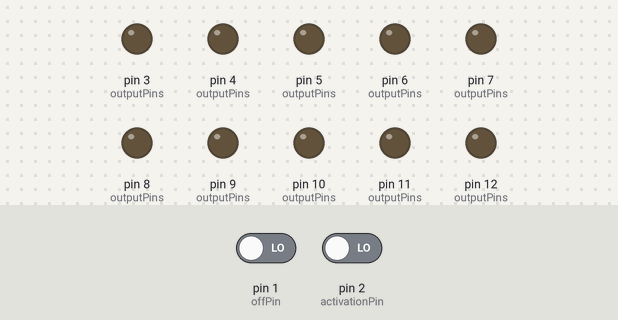
The sketch below on a simulated Arduino Uno, built with avr-gcc and run on an emulated ATmega328P. Shown: output pins drawn as LEDs (lit = HIGH). The inputs (shaded band) are chosen by the test bench; at power-on: pin 2 (activationPin) LOW, pin 1 (offPin) LOW.

Above: at 1.2 s.
1.3 s: pin 2 (activationPin) driven HIGH
At 2.1 s:
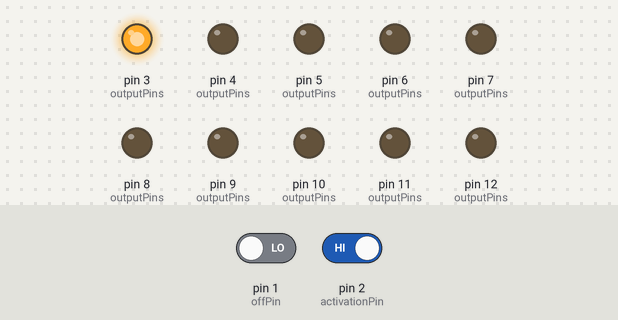
At 3.7 s:
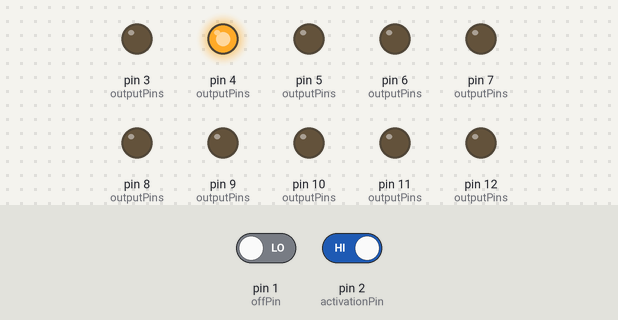
Timing chart, 0 to 40.8 s (numbered marks = the images above; inputs shaded):
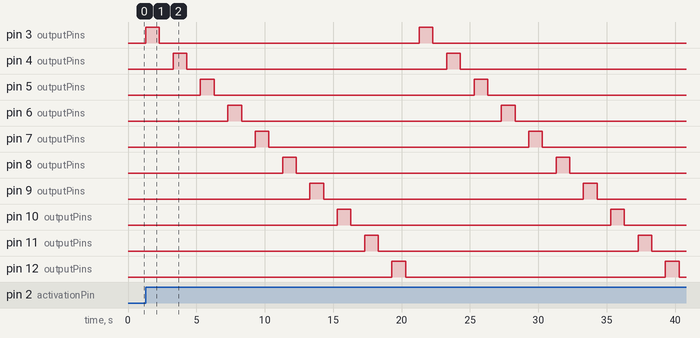

The sketch:

magnetische_laufbahn.ino
```cpp
int offPin = 1;  //  this pin will be used to stop the programm
int activationPin = 2;  //  this pin will be used to start the programm
int outputPins[] = {3, 4, 5, 6, 7, 8, 9, 10, 11, 12, -1};  //  add as much as you want, LAST ONE HAS GOT TO BE "-1"!!!!!!!!
int onTime = 1000;  //  milliseconds! 1000m s = 1s   time between turning on, and turning off the pin
int waitTime = 1000;  //  time between activation of the outputPins

/**
 * This Function will set the Modes, of the pins. The offPin for example will be set to inputmode;
 */
void setup() {
    for(int i=0; outputPins[i] != -1; i++) {
        pinMode(outputPins[i], OUTPUT);
    }
    pinMode(offPin, INPUT);
    pinMode(activationPin, INPUT);
}

/**
 * Will end only if offPin recieves Signal.
 * Upon activation of activatioPin, will sequencially activate all the outputPins, with the specified delayTime
 */
void loop() {
    while (!isTurnedOff()) {
        if (isActivated()) {
            magnetSequence();
        }
    }
}

/*
 * activates all outputpins once, with the specified delayTime.
 */
void magnetSequence() {
    for (int i=0; outputPins[i] != -1; i++) {
        digitalWrite(outputPins[i], HIGH);
        delay(onTime);
        digitalWrite(outputPins[i], LOW);
        delay(waitTime);
    }
 }

/**
 * Checks wether programm is turned off.
 * Therefore reads Voltage on offpin.
 */
boolean isTurnedOff() {
  return digitalRead(offPin) == HIGH;
}

/**
 * Checks wether programm is activated
 * Therefore reads Voltage on activationPin
 */
boolean isActivated() {
  return digitalRead(activationPin) == HIGH;
}
```

Measured:
- after the input at 1.3 s, pin 3 (outputPins): alternates HIGH for 1.0 s and LOW for 19.0 s, starting at once; pin 4 (outputPins): alternates HIGH for 1.0 s and LOW for 19.0 s, starting after 2.0 s
